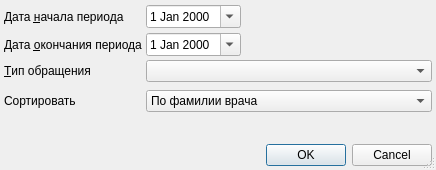
<?xml version="1.0" encoding="UTF-8"?>
<ui version="4.0">
 <class>ReportWorkloadSetupDialog</class>
 <widget class="QDialog" name="ReportWorkloadSetupDialog">
  <property name="windowModality">
   <enum>Qt::ApplicationModal</enum>
  </property>
  <property name="geometry">
   <rect>
    <x>0</x>
    <y>0</y>
    <width>436</width>
    <height>170</height>
   </rect>
  </property>
  <property name="windowTitle">
   <string>параметры отчёта</string>
  </property>
  <property name="sizeGripEnabled">
   <bool>true</bool>
  </property>
  <property name="modal">
   <bool>true</bool>
  </property>
  <layout class="QGridLayout" name="gridLayout">
   <property name="margin">
    <number>4</number>
   </property>
   <property name="spacing">
    <number>4</number>
   </property>
   <item row="6" column="1" colspan="4">
    <widget class="QFrame" name="frmAge">
     <property name="frameShape">
      <enum>QFrame::NoFrame</enum>
     </property>
     <property name="frameShadow">
      <enum>QFrame::Raised</enum>
     </property>
     <layout class="QHBoxLayout">
      <property name="spacing">
       <number>4</number>
      </property>
      <property name="margin">
       <number>0</number>
      </property>
     </layout>
    </widget>
   </item>
   <item row="9" column="0" colspan="6">
    <widget class="QDialogButtonBox" name="buttonBox">
     <property name="orientation">
      <enum>Qt::Horizontal</enum>
     </property>
     <property name="standardButtons">
      <set>QDialogButtonBox::Cancel|QDialogButtonBox::Ok</set>
     </property>
    </widget>
   </item>
   <item row="8" column="0" colspan="6">
    <spacer>
     <property name="orientation">
      <enum>Qt::Vertical</enum>
     </property>
     <property name="sizeHint" stdset="0">
      <size>
       <width>428</width>
       <height>16</height>
      </size>
     </property>
    </spacer>
   </item>
   <item row="2" column="0">
    <widget class="QLabel" name="lblEventType">
     <property name="text">
      <string>&amp;Тип обращения</string>
     </property>
     <property name="buddy">
      <cstring>cmbEventType</cstring>
     </property>
    </widget>
   </item>
   <item row="0" column="1" colspan="2">
    <widget class="CDateEdit" name="edtBegDate">
     <property name="sizePolicy">
      <sizepolicy hsizetype="Maximum" vsizetype="Fixed">
       <horstretch>0</horstretch>
       <verstretch>0</verstretch>
      </sizepolicy>
     </property>
     <property name="calendarPopup">
      <bool>true</bool>
     </property>
    </widget>
   </item>
   <item row="0" column="0">
    <widget class="QLabel" name="lblBegDate">
     <property name="text">
      <string>Дата &amp;начала периода</string>
     </property>
     <property name="buddy">
      <cstring>edtBegDate</cstring>
     </property>
    </widget>
   </item>
   <item row="1" column="1" colspan="2">
    <widget class="CDateEdit" name="edtEndDate">
     <property name="sizePolicy">
      <sizepolicy hsizetype="Maximum" vsizetype="Fixed">
       <horstretch>0</horstretch>
       <verstretch>0</verstretch>
      </sizepolicy>
     </property>
     <property name="calendarPopup">
      <bool>true</bool>
     </property>
    </widget>
   </item>
   <item row="1" column="0">
    <widget class="QLabel" name="lblEndDate">
     <property name="text">
      <string>Дата &amp;окончания периода</string>
     </property>
     <property name="buddy">
      <cstring>edtEndDate</cstring>
     </property>
    </widget>
   </item>
   <item row="0" column="3" colspan="3">
    <widget class="QWidget" name="wgtDatePeriodSpacer" native="true">
     <property name="sizePolicy">
      <sizepolicy hsizetype="Expanding" vsizetype="Preferred">
       <horstretch>0</horstretch>
       <verstretch>0</verstretch>
      </sizepolicy>
     </property>
     <layout class="QHBoxLayout" name="horizontalLayout">
      <item>
       <spacer name="spacer">
        <property name="orientation">
         <enum>Qt::Horizontal</enum>
        </property>
        <property name="sizeHint" stdset="0">
         <size>
          <width>194</width>
          <height>7</height>
         </size>
        </property>
       </spacer>
      </item>
     </layout>
    </widget>
   </item>
   <item row="2" column="1" colspan="5">
    <widget class="CRBComboBox" name="cmbEventType"/>
   </item>
   <item row="7" column="0">
    <widget class="QLabel" name="lblOrder">
     <property name="text">
      <string>Сортировать</string>
     </property>
    </widget>
   </item>
   <item row="7" column="1" colspan="5">
    <widget class="QComboBox" name="cmbOrderType">
     <item>
      <property name="text">
       <string>По фамилии врача</string>
      </property>
     </item>
     <item>
      <property name="text">
       <string>По подразделению</string>
      </property>
     </item>
    </widget>
   </item>
  </layout>
 </widget>
 <customwidgets>
  <customwidget>
   <class>CRBComboBox</class>
   <extends>QComboBox</extends>
   <header>library/crbcombobox.h</header>
  </customwidget>
  <customwidget>
   <class>CDateEdit</class>
   <extends>QDateEdit</extends>
   <header>library/DateEdit.h</header>
  </customwidget>
 </customwidgets>
 <tabstops>
  <tabstop>edtBegDate</tabstop>
  <tabstop>edtEndDate</tabstop>
  <tabstop>cmbEventType</tabstop>
  <tabstop>cmbOrderType</tabstop>
  <tabstop>buttonBox</tabstop>
 </tabstops>
 <resources/>
 <connections>
  <connection>
   <sender>buttonBox</sender>
   <signal>accepted()</signal>
   <receiver>ReportWorkloadSetupDialog</receiver>
   <slot>accept()</slot>
   <hints>
    <hint type="sourcelabel">
     <x>124</x>
     <y>768</y>
    </hint>
    <hint type="destinationlabel">
     <x>70</x>
     <y>270</y>
    </hint>
   </hints>
  </connection>
  <connection>
   <sender>buttonBox</sender>
   <signal>rejected()</signal>
   <receiver>ReportWorkloadSetupDialog</receiver>
   <slot>reject()</slot>
   <hints>
    <hint type="sourcelabel">
     <x>237</x>
     <y>768</y>
    </hint>
    <hint type="destinationlabel">
     <x>279</x>
     <y>272</y>
    </hint>
   </hints>
  </connection>
 </connections>
</ui>
